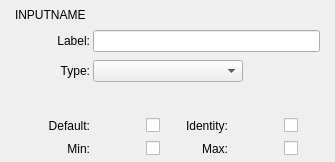
<?xml version="1.0" encoding="UTF-8"?>
<ui version="4.0">
 <class>JSONGUIInputColor</class>
 <widget class="QWidget" name="JSONGUIInputColor">
  <property name="geometry">
   <rect>
    <x>0</x>
    <y>0</y>
    <width>335</width>
    <height>162</height>
   </rect>
  </property>
  <property name="windowTitle">
   <string>Form</string>
  </property>
  <layout class="QVBoxLayout" name="verticalLayout">
   <property name="spacing">
    <number>3</number>
   </property>
   <property name="leftMargin">
    <number>3</number>
   </property>
   <property name="topMargin">
    <number>3</number>
   </property>
   <property name="rightMargin">
    <number>3</number>
   </property>
   <property name="bottomMargin">
    <number>3</number>
   </property>
   <item>
    <layout class="QGridLayout" name="gridLayout">
     <item row="0" column="1">
      <widget class="QLineEdit" name="inputNameEdit">
       <property name="styleSheet">
        <string notr="true">background: rgba(0,0,0,0); border-radius: 0px;</string>
       </property>
       <property name="text">
        <string>INPUTNAME</string>
       </property>
      </widget>
     </item>
     <item row="0" column="2">
      <widget class="QLabelClickable" name="deleteLabel">
       <property name="sizePolicy">
        <sizepolicy hsizetype="Minimum" vsizetype="Minimum">
         <horstretch>0</horstretch>
         <verstretch>0</verstretch>
        </sizepolicy>
       </property>
       <property name="minimumSize">
        <size>
         <width>24</width>
         <height>24</height>
        </size>
       </property>
       <property name="maximumSize">
        <size>
         <width>24</width>
         <height>24</height>
        </size>
       </property>
       <property name="text">
        <string/>
       </property>
       <property name="pixmap">
        <pixmap resource="../resources.qrc">:/resources/JSONDeleteButtonImage.png</pixmap>
       </property>
       <property name="scaledContents">
        <bool>true</bool>
       </property>
      </widget>
     </item>
     <item row="0" column="0">
      <widget class="QLabelDrag" name="dragLabel">
       <property name="maximumSize">
        <size>
         <width>24</width>
         <height>24</height>
        </size>
       </property>
       <property name="text">
        <string/>
       </property>
       <property name="pixmap">
        <pixmap resource="../resources.qrc">:/resources/JSONRearrangeButtonImg.png</pixmap>
       </property>
       <property name="scaledContents">
        <bool>true</bool>
       </property>
      </widget>
     </item>
    </layout>
   </item>
   <item>
    <layout class="QFormLayout" name="formLayout">
     <property name="fieldGrowthPolicy">
      <enum>QFormLayout::ExpandingFieldsGrow</enum>
     </property>
     <property name="verticalSpacing">
      <number>8</number>
     </property>
     <property name="leftMargin">
      <number>12</number>
     </property>
     <property name="rightMargin">
      <number>12</number>
     </property>
     <item row="0" column="0">
      <widget class="QLabel" name="label_2">
       <property name="minimumSize">
        <size>
         <width>75</width>
         <height>0</height>
        </size>
       </property>
       <property name="text">
        <string>Label:</string>
       </property>
       <property name="alignment">
        <set>Qt::AlignRight|Qt::AlignTrailing|Qt::AlignVCenter</set>
       </property>
      </widget>
     </item>
     <item row="0" column="1">
      <widget class="QLineEdit" name="labelField"/>
     </item>
     <item row="1" column="0">
      <widget class="QLabel" name="label_3">
       <property name="minimumSize">
        <size>
         <width>75</width>
         <height>0</height>
        </size>
       </property>
       <property name="text">
        <string>Type:</string>
       </property>
       <property name="alignment">
        <set>Qt::AlignRight|Qt::AlignTrailing|Qt::AlignVCenter</set>
       </property>
      </widget>
     </item>
     <item row="1" column="1">
      <widget class="QPassiveWheelComboBox" name="typePUB">
       <property name="sizePolicy">
        <sizepolicy hsizetype="Fixed" vsizetype="Fixed">
         <horstretch>0</horstretch>
         <verstretch>0</verstretch>
        </sizepolicy>
       </property>
       <property name="minimumSize">
        <size>
         <width>150</width>
         <height>0</height>
        </size>
       </property>
      </widget>
     </item>
    </layout>
   </item>
   <item>
    <layout class="QGridLayout" name="gridLayout_2">
     <property name="leftMargin">
      <number>12</number>
     </property>
     <property name="rightMargin">
      <number>12</number>
     </property>
     <item row="0" column="2">
      <widget class="QCheckBox" name="defaultCBox">
       <property name="text">
        <string/>
       </property>
      </widget>
     </item>
     <item row="0" column="0">
      <widget class="QLabel" name="label_4">
       <property name="sizePolicy">
        <sizepolicy hsizetype="Preferred" vsizetype="Preferred">
         <horstretch>0</horstretch>
         <verstretch>0</verstretch>
        </sizepolicy>
       </property>
       <property name="minimumSize">
        <size>
         <width>75</width>
         <height>0</height>
        </size>
       </property>
       <property name="text">
        <string>Default:</string>
       </property>
       <property name="alignment">
        <set>Qt::AlignRight|Qt::AlignTrailing|Qt::AlignVCenter</set>
       </property>
      </widget>
     </item>
     <item row="0" column="4">
      <widget class="QLabelClickable" name="identityLabel">
       <property name="sizePolicy">
        <sizepolicy hsizetype="Fixed" vsizetype="Fixed">
         <horstretch>0</horstretch>
         <verstretch>0</verstretch>
        </sizepolicy>
       </property>
       <property name="minimumSize">
        <size>
         <width>50</width>
         <height>20</height>
        </size>
       </property>
       <property name="autoFillBackground">
        <bool>true</bool>
       </property>
       <property name="text">
        <string/>
       </property>
      </widget>
     </item>
     <item row="0" column="1">
      <widget class="QLabelClickable" name="defaultLabel">
       <property name="sizePolicy">
        <sizepolicy hsizetype="Fixed" vsizetype="Fixed">
         <horstretch>0</horstretch>
         <verstretch>0</verstretch>
        </sizepolicy>
       </property>
       <property name="minimumSize">
        <size>
         <width>50</width>
         <height>20</height>
        </size>
       </property>
       <property name="autoFillBackground">
        <bool>true</bool>
       </property>
       <property name="text">
        <string/>
       </property>
      </widget>
     </item>
     <item row="0" column="3">
      <widget class="QLabel" name="label_5">
       <property name="sizePolicy">
        <sizepolicy hsizetype="Preferred" vsizetype="Preferred">
         <horstretch>0</horstretch>
         <verstretch>0</verstretch>
        </sizepolicy>
       </property>
       <property name="text">
        <string>Identity:</string>
       </property>
       <property name="alignment">
        <set>Qt::AlignRight|Qt::AlignTrailing|Qt::AlignVCenter</set>
       </property>
      </widget>
     </item>
     <item row="0" column="5">
      <widget class="QCheckBox" name="identityCBox">
       <property name="text">
        <string/>
       </property>
      </widget>
     </item>
     <item row="1" column="0">
      <widget class="QLabel" name="label_8">
       <property name="sizePolicy">
        <sizepolicy hsizetype="Preferred" vsizetype="Preferred">
         <horstretch>0</horstretch>
         <verstretch>0</verstretch>
        </sizepolicy>
       </property>
       <property name="minimumSize">
        <size>
         <width>75</width>
         <height>0</height>
        </size>
       </property>
       <property name="text">
        <string>Min:</string>
       </property>
       <property name="alignment">
        <set>Qt::AlignRight|Qt::AlignTrailing|Qt::AlignVCenter</set>
       </property>
      </widget>
     </item>
     <item row="1" column="1">
      <widget class="QLabelClickable" name="minLabel">
       <property name="sizePolicy">
        <sizepolicy hsizetype="Fixed" vsizetype="Fixed">
         <horstretch>0</horstretch>
         <verstretch>0</verstretch>
        </sizepolicy>
       </property>
       <property name="minimumSize">
        <size>
         <width>50</width>
         <height>20</height>
        </size>
       </property>
       <property name="autoFillBackground">
        <bool>true</bool>
       </property>
       <property name="text">
        <string/>
       </property>
      </widget>
     </item>
     <item row="1" column="2">
      <widget class="QCheckBox" name="minCBox">
       <property name="text">
        <string/>
       </property>
      </widget>
     </item>
     <item row="1" column="3">
      <widget class="QLabel" name="label_10">
       <property name="sizePolicy">
        <sizepolicy hsizetype="Preferred" vsizetype="Preferred">
         <horstretch>0</horstretch>
         <verstretch>0</verstretch>
        </sizepolicy>
       </property>
       <property name="text">
        <string>Max:</string>
       </property>
       <property name="alignment">
        <set>Qt::AlignRight|Qt::AlignTrailing|Qt::AlignVCenter</set>
       </property>
      </widget>
     </item>
     <item row="1" column="4">
      <widget class="QLabelClickable" name="maxLabel">
       <property name="sizePolicy">
        <sizepolicy hsizetype="Fixed" vsizetype="Fixed">
         <horstretch>0</horstretch>
         <verstretch>0</verstretch>
        </sizepolicy>
       </property>
       <property name="minimumSize">
        <size>
         <width>50</width>
         <height>20</height>
        </size>
       </property>
       <property name="autoFillBackground">
        <bool>true</bool>
       </property>
       <property name="text">
        <string/>
       </property>
      </widget>
     </item>
     <item row="1" column="5">
      <widget class="QCheckBox" name="maxCBox">
       <property name="text">
        <string/>
       </property>
      </widget>
     </item>
    </layout>
   </item>
  </layout>
 </widget>
 <customwidgets>
  <customwidget>
   <class>QLabelClickable</class>
   <extends>QLabel</extends>
   <header>QLabelClickable.h</header>
  </customwidget>
  <customwidget>
   <class>QLabelDrag</class>
   <extends>QLabel</extends>
   <header>QLabelDrag.h</header>
  </customwidget>
  <customwidget>
   <class>QPassiveWheelComboBox</class>
   <extends>QComboBox</extends>
   <header>QPassiveWheelComboBox.h</header>
  </customwidget>
 </customwidgets>
 <resources>
  <include location="../resources.qrc"/>
 </resources>
 <connections/>
</ui>
